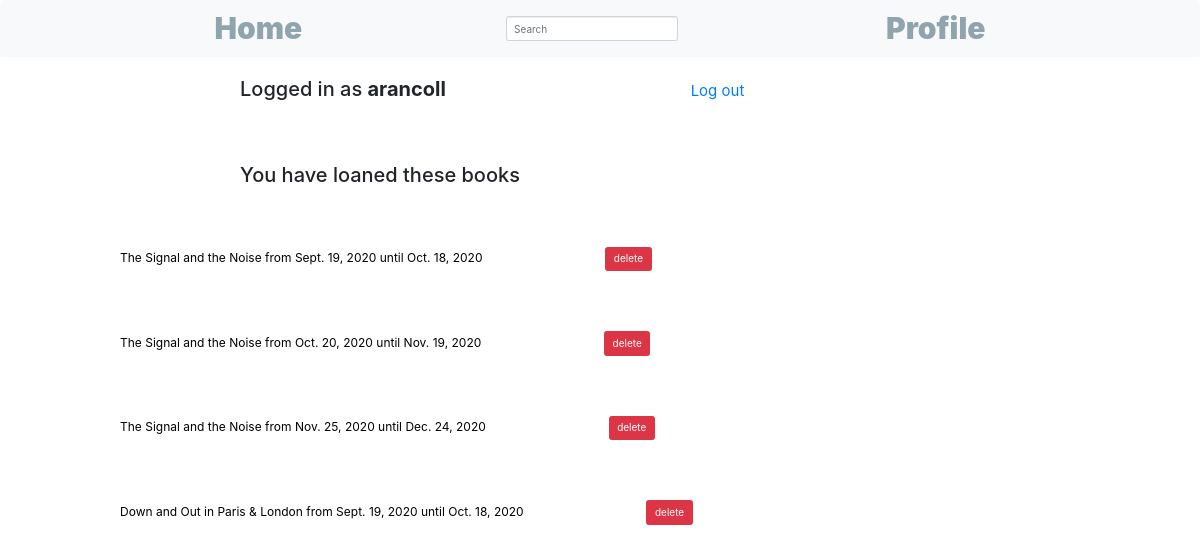
The page /profile (signed in) on the database its author committed.
### network/models.py (models this page shows, shortened)
class User(AbstractUser):
    loans = models.ManyToManyField("Loan", related_name="user_loans")

class Loan(models.Model):
    member = models.CharField(max_length=60)
    books = models.ForeignKey(Books, on_delete=models.CASCADE)
    date_of_loan = models.DateField()
    date_due = models.DateField()

class Books(models.Model):
    title = models.CharField(max_length=50)
    author = models.ForeignKey(Author, on_delete=models.CASCADE)
    genre = models.ForeignKey(Genre, on_delete=models.CASCADE)
    year = models.PositiveSmallIntegerField()
    def __str__(self):
        return self.title

### network/views.py (the view)
# urls.py: path("profile", views.profile, name="profile"),
def profile(request):
    user_loans = Loan.objects.filter(member=request.user.username)
    return render(request, "network/profile.html", {'user': request.user,'profile': 'user', 'user_loans': user_loans})

### network/templates/network/profile.html (shortened to what this page needs)
{% extends "network/layout.html" %}
{% load static %}
{% block static %}
<link href="{% static 'network/profile.css' %}" rel="stylesheet">
{% endblock %}
{% block body %}
        {% if profile == 'author' %}
            <h1> {{ authors_profile }} </h1>
            <ul>
                {% for book in books_written %}
                    <a href="{% url 'book_profile' book_title=book.title %}">
                            <li> {{ book.title }}</li></a>
                {% endfor %}
            </ul>
        {% else %}
            {% if user.is_authenticated %}
                <div class="logout">
                    <h2>  Logged in as <strong> {{ user.username }} </strong> </h2>
                    <a href="{% url 'logout' %}"> Log out </a>
                </div>
                {% if user_loans %}
                    <h3> You have loaned these books </h3>
                {% else %}
                    <h3> Your loaned books will appear right here </h3>
                {% endif %}
                <div id="user_loans">
                {% for loan in user_loans %}
                    <div id="loan{{loan.id}}" class="loan_book">
                        <p > {{ loan.books }} from {{ loan.date_of_loan }} until {{ loan.date_due }}</p>
                        <form class="delete_form" action="javascript:void(0);" onsubmit="delete_loan('{{loan.id}}')">
                            <input id="delete_button{{loan.id}}" class="btn btn-danger" type="submit" value="delete">
                        </form>
                    </div>
                {% endfor%}
                </div>
            {% else %}
                <div class="login">
                    <h2>   You are not logged in </h2>
                    <a href="{% url 'login' %}"> Log in </a> <br>
                </div>
                <h3> Log yourself in to be able to enjoy the loaning service</h3> <br>
            {% endif %}
        {% endif %}
{% endblock %}

### network/templates/network/layout.html (shortened to what this page needs)
{% load static %}
<!DOCTYPE html>
<html lang="en">
<head>
    <link rel="stylesheet" href="https://cdnjs.cloudflare.com/ajax/libs/twitter-bootstrap/3.3.7/css/bootstrap.min.css">
    <link rel="stylesheet" href="https://stackpath.bootstrapcdn.com/bootstrap/4.5.2/css/bootstrap.min.css">
    <link href="{% static 'network/navbar.css' %}" rel="stylesheet">
    {% block static %}{% endblock %}
</head>
<body>
<nav class="navbar navbar-light bg-light">
      <a class="hover-slide" data-title="Home" href="{% url 'index' %}">Home</a>
    <form class="form-inline" action="{% url 'index' %}" method="POST">
        <input class="form-control mr-sm-2" name="content" type="search" placeholder="Search" aria-label="Search">
    </form>
        <a class="hover-slide" data-title="Profile" href="{% url 'profile' %}">Profile</a>
</nav>
{% block body %}{% endblock %}
</body>
</html>

### network/static/network/navbar.css (style rules this page uses)
.hover-slide { position: relative; color: #90A4AE; text-decoration: none; white-space: nowrap; font-weight: 900; font-size: 300%; }
.hover-slide::after { position: absolute; top: 0; left: 0; display: block; overflow: hidden; width: 0px; color: #263238; content: attr(data-title); white-space: nowrap; transition: width 250ms ease-out; }

### network/static/network/profile.css (style rules this page uses)
h2 { font-size: 200%; margin-left: 20%; }
h3 { font-size: 200%; margin-left: 20%; margin-top: 5%; }
.logout h2,a { display:inline; }
.logout a { margin-left: 20%; font-size: 150%; }
#user_loans { margin-top: 5%; }
.loan_book > p, .delete_form { display: inline; margin-left: 10%; margin-top: 5%; color: black; font-size: 120%; }
.loan_book { margin-bottom: 5%; }

### rows shown on the page
User: username "arancoll"
Loan: books "The Signal and the Noise", date_of_loan "Sept. 19, 2020", date_due "Oct. 18, 2020"
Loan: books "The Signal and the Noise", date_of_loan "Oct. 20, 2020", date_due "Nov. 19, 2020"
Loan: books "The Signal and the Noise", date_of_loan "Nov. 25, 2020", date_due "Dec. 24, 2020"
Loan: books "Down and Out in Paris & London", date_of_loan "Sept. 19, 2020", date_due "Oct. 18, 2020"
